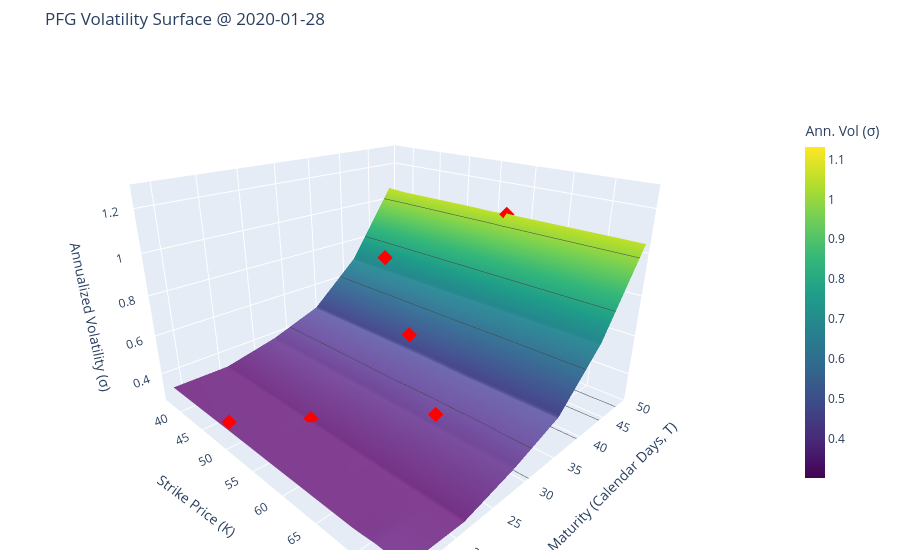

The cell this chart's notebook holds for it:
### Code cell
importlib.reload(vol_surface_visualization)

date = "2020-01-28"
stock = "PFG"

vol_surface_visualization.generate_vol_surface(model, ohlcv, stock=stock, trade_date=date, show_surface=True)

### Figure 1 — Plotly figure (JSON) as saved in the notebook; plotly's stock layout.template omitted (floating-point values rounded to 4 significant figures; data arrays with more than 128 entries replaced by an {"elided": "..."} marker saying what was removed)
{"data": [{"colorbar": {"len": 0.75, "thickness": 20, "title": {"text": "Ann. Vol (σ)"}}, "colorscale": [[0, "#440154"], [0.1111, "#482878"], [0.2222, "#3e4989"], [0.3333, "#31688e"], [0.4444, "#26828e"], [0.5556, "#1f9e89"], [0.6667, "#35b779"], [0.7778, "#6ece58"], [0.8889, "#b5de2b"], [1, "#fde725"]], "contours": {"x": {"show": false}, "y": {"show": false}, "z": {"highlight": true, "highlightcolor": "limegreen", "project": {"z": true}, "show": true}}, "hoverinfo": "x+y+z", "lighting": {"ambient": 0.7, "diffuse": 0.7, "specular": 0.2}, "name": "Predicted Surface", "type": "surface", "x": {"elided": "6x101 float values"}, "y": {"elided": "6x101 int values"}, "z": {"elided": "6x101 float values"}}, {"marker": {"color": "red", "size": 5, "symbol": "diamond"}, "mode": "markers", "name": "Realized Points", "type": "scatter3d", "x": [49.08, 53.54, 65.03, 54.35, 42.78, 57.1], "y": [14, 21, 28, 35, 42, 49], "z": [0.355, 0.3198, 0.4213, 0.5384, 0.7523, 1.052]}], "layout": {"margin": {"b": 10, "l": 10, "r": 10, "t": 50}, "scene": {"aspectratio": {"x": 1.5, "y": 1.5, "z": 1}, "camera": {"eye": {"x": 1.7, "y": -1.7, "z": 1}}, "xaxis": {"range": [36.36, 74.78], "title": {"text": "Strike Price (K)"}}, "yaxis": {"title": {"text": "Time to Maturity (Calendar Days, T)"}}, "zaxis": {"range": [0.2572, 1.302], "title": {"text": "Annualized Volatility (σ)"}}}, "title": {"text": "PFG Volatility Surface @ 2020-01-28"}}}
